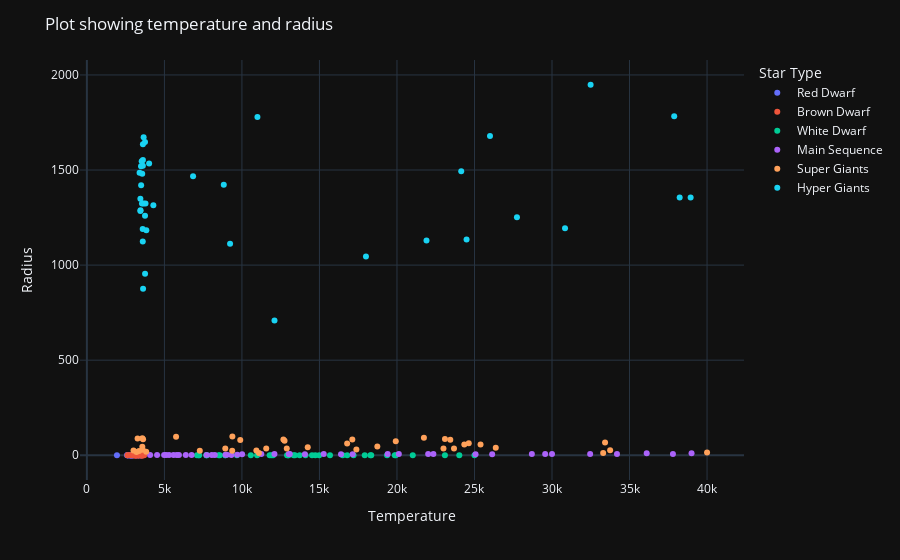

The notebook cell this image was saved under:
### Code cell
y=data["R"]
x=data["Temperature"]
fig = px.scatter(x=x, y=y ,color=data["Type"], labels={
                     'x': "Temperature",
                     'y': "Radius",
                     'color':'Star Type'
                     
                 }, template = 'plotly_dark')
fig.update_layout(title='Plot showing temperature and radius')
fig.show()

### Figure 1 — Plotly figure (JSON) as saved in the notebook; plotly's stock layout.template omitted (floating-point values rounded to 4 significant figures)
{"data": [{"hovertemplate": "Star Type=Red Dwarf<br>Temperature=%{x}<br>Radius=%{y}<extra></extra>", "legendgroup": "Red Dwarf", "marker": {"color": "#636efa", "symbol": "circle"}, "mode": "markers", "name": "Red Dwarf", "orientation": "v", "showlegend": true, "type": "scatter", "x": [3068, 3042, 2600, 2800, 1939, 2840, 2637, 2600, 2650, 2700, 3341, 3432, 2983, 2835, 2935, 3295, 2945, 2817, 2774, 2871, 3323, 3531, 3218, 3146, 3511, 3225, 2935, 2861, 2856, 2731, 2831, 2914, 3419, 3218, 3453, 2889, 2968, 3484, 2778, 3523], "xaxis": "x", "y": [0.17, 0.1542, 0.102, 0.16, 0.103, 0.11, 0.127, 0.096, 0.11, 0.13, 0.057, 0.19, 0.094, 0.0918, 0.116, 0.132, 0.093, 0.0911, 0.118, 0.12, 0.0912, 0.0976, 0.11, 0.0932, 0.109, 0.121, 0.0932, 0.0899, 0.0782, 0.0856, 0.0915, 0.116, 0.126, 0.0987, 0.0773, 0.0973, 0.119, 0.0998, 0.112, 0.129], "yaxis": "y"}, {"hovertemplate": "Star Type=Brown Dwarf<br>Temperature=%{x}<br>Radius=%{y}<extra></extra>", "legendgroup": "Brown Dwarf", "marker": {"color": "#EF553B", "symbol": "circle"}, "mode": "markers", "name": "Brown Dwarf", "orientation": "v", "showlegend": true, "type": "scatter", "x": [3600, 3129, 3134, 3628, 2650, 3340, 2799, 3692, 3192, 3441, 3345, 3607, 3304, 3150, 3550, 3180, 2890, 3342, 2621, 3158, 3095, 3607, 3100, 2989, 3542, 3243, 3091, 3598, 3324, 3541, 3462, 3257, 2994, 3212, 3523, 3598, 3142, 3496, 3324, 3463], "xaxis": "x", "y": [0.51, 0.3761, 0.196, 0.393, 0.14, 0.24, 0.16, 0.47, 0.1967, 0.351, 0.273, 0.38, 0.18, 0.35, 0.291, 0.35, 0.24, 0.307, 0.098, 0.161, 0.492, 0.38, 0.31, 0.34, 0.62, 0.73, 0.24, 0.56, 0.34, 0.256, 0.148, 0.46, 0.28, 0.378, 0.319, 0.67, 0.258, 0.336, 0.471, 0.675], "yaxis": "y"}, {"hovertemplate": "Star Type=White Dwarf<br>Temperature=%{x}<br>Radius=%{y}<extra></extra>", "legendgroup": "White Dwarf", "marker": {"color": "#00cc96", "symbol": "circle"}, "mode": "markers", "name": "White Dwarf", "orientation": "v", "showlegend": true, "type": "scatter", "x": [25000, 7740, 7220, 8500, 16500, 12990, 8570, 7700, 11790, 7230, 7100, 10574, 8930, 17200, 14100, 9675, 12010, 10980, 13720, 19860, 13420, 21020, 18290, 14520, 11900, 8924, 12912, 14732, 7723, 12984, 16790, 15680, 14982, 13340, 18340, 19920, 24020, 23092, 17920, 19360], "xaxis": "x", "y": [0.0084, 0.01234, 0.011, 0.01, 0.014, 0.00984, 0.0097, 0.0128, 0.011, 0.013, 0.012, 0.0092, 0.0095, 0.015, 0.0089, 0.0109, 0.0092, 0.0087, 0.00892, 0.0131, 0.00981, 0.0112, 0.00934, 0.00972, 0.00898, 0.00879, 0.00945, 0.00892, 0.00878, 0.00996, 0.0121, 0.0114, 0.0113, 0.0116, 0.0124, 0.0142, 0.0127, 0.0104, 0.0106, 0.00998], "yaxis": "y"}, {"hovertemplate": "Star Type=Main Sequence<br>Temperature=%{x}<br>Radius=%{y}<extra></extra>", "legendgroup": "Main Sequence", "marker": {"color": "#ab63fa", "symbol": "circle"}, "mode": "markers", "name": "Main Sequence", "orientation": "v", "showlegend": true, "type": "scatter", "x": [39000, 30000, 15276, 9700, 5800, 8052, 6757, 6380, 5936, 5587, 5300, 4526, 4077, 4980, 9030, 11250, 5112, 7720, 12098, 36108, 29560, 8945, 14060, 16390, 25070, 28700, 26140, 20120, 13023, 37800, 22350, 10012, 13089, 22012, 34190, 32460, 9320, 19400, 17140, 8250], "xaxis": "x", "y": [10.6, 6.3, 7.2, 2.89, 0.9, 1.8, 1.12, 0.98, 1.106, 0.99, 0.91, 0.865, 0.795, 1.13, 2.63, 6.98, 0.876, 1.34, 7.01, 10.2, 6.02, 2.487, 5.745, 5.68, 5.92, 6.4, 5.49, 6.78, 6.21, 6.86, 6.36, 5.856, 5.992, 6.64, 6.39, 6.237, 1.91, 6.03, 5.653, 1.93], "yaxis": "y"}, {"hovertemplate": "Star Type=Super Giants<br>Temperature=%{x}<br>Radius=%{y}<extra></extra>", "legendgroup": "Super Giants", "marker": {"color": "#FFA15A", "symbol": "circle"}, "mode": "markers", "name": "Super Giants", "orientation": "v", "showlegend": true, "type": "scatter", "x": [3826, 3365, 3270, 3200, 3008, 3600, 3575, 3574, 3625, 33750, 33300, 40000, 23000, 17120, 11096, 14245, 24630, 12893, 24345, 33421, 25390, 11567, 12675, 5752, 8927, 7282, 19923, 26373, 17383, 9373, 23678, 12749, 9383, 23440, 16787, 18734, 9892, 10930, 23095, 21738], "xaxis": "x", "y": [19, 23, 88, 17, 25, 29, 45, 89, 84, 26, 12, 14, 36, 83, 12, 42, 63, 36, 57, 67, 57, 36, 83, 97, 35, 24, 73, 39, 30, 24, 35, 76, 98, 81, 62, 46, 80, 25, 86, 92], "yaxis": "y"}, {"hovertemplate": "Star Type=Hyper Giants<br>Temperature=%{x}<br>Radius=%{y}<extra></extra>", "legendgroup": "Hyper Giants", "marker": {"color": "#19d3f3", "symbol": "circle"}, "mode": "markers", "name": "Hyper Giants", "orientation": "v", "showlegend": true, "type": "scatter", "x": [3490, 3750, 3834, 3749, 3650, 3450, 3660, 3450, 3752, 3535, 3459, 3605, 3615, 3399, 3610, 3553, 4015, 3625, 6850, 3780, 3570, 3500, 4287, 26000, 3600, 3614, 18000, 11000, 12100, 24490, 24145, 38234, 32489, 27739, 21904, 38940, 30839, 8829, 9235, 37882], "xaxis": "x", "y": [1520, 1260, 1183, 1648, 1324, 1349, 1673, 1284, 955, 1546, 1289, 1124, 1635, 1486, 1522, 1324, 1534, 876, 1467, 1324, 1480, 1420, 1315, 1679, 1190, 1553, 1045, 1779, 708.9, 1134.0, 1494, 1356, 1948.0, 1252, 1130, 1356, 1194, 1423, 1112, 1783], "yaxis": "y"}], "layout": {"legend": {"title": {"text": "Star Type"}, "tracegroupgap": 0}, "margin": {"t": 60}, "title": {"text": "Plot showing temperature and radius"}, "xaxis": {"anchor": "y", "domain": [0, 1], "title": {"text": "Temperature"}}, "yaxis": {"anchor": "x", "domain": [0, 1], "title": {"text": "Radius"}}}}
